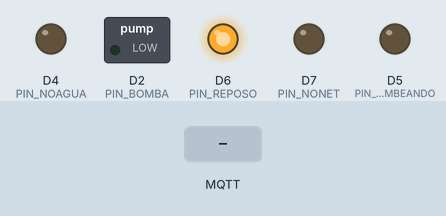
A sketch run on a simulated ESP8266 (NodeMCU). Parts: switched loads named in the sketch (green lamp = pin HIGH), output pins drawn as LEDs (lit = HIGH). The inputs (shaded band) are chosen by the test bench. WiFi joins after 1.5 s; servers stay silent unless stated; no MQTT or app messages arrive unless stated.

Above: at 2.7 s.
2.8 s: MQTT message "cisterna/watchdog" arrives on the second subscribed topic
At 3.3 s:
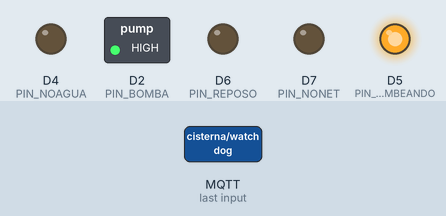
4.3 s: MQTT message "cisterna/watchdog" arrives on the third subscribed topic
At 5.5 s:
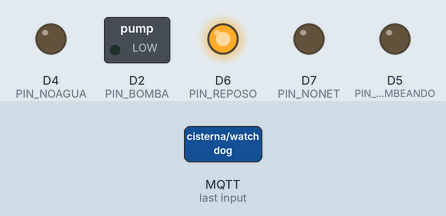
5.8 s: MQTT message "cisterna/bomba/on" arrives on the second subscribed topic
At 6.7 s:
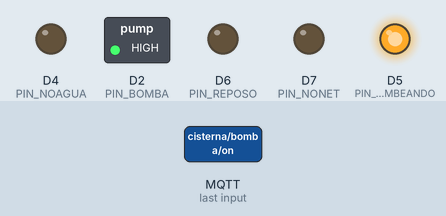
Timing chart, 0 to 8.8 s (numbered marks = the images above; inputs shaded):
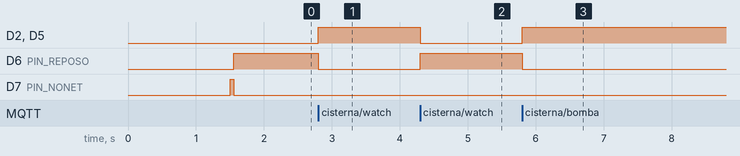

Measured:
- after the input at 2.8 s, D2 (PIN_BOMBA), D5 (PIN_BOMBEANDO): LOW → HIGH at once; D6 (PIN_REPOSO): HIGH → LOW at once
- after the input at 4.3 s, D2 (PIN_BOMBA), D5 (PIN_BOMBEANDO): HIGH → LOW at once; D6 (PIN_REPOSO): LOW → HIGH at once
- after the input at 5.8 s, D2 (PIN_BOMBA), D5 (PIN_BOMBEANDO): LOW → HIGH at once; D6 (PIN_REPOSO): HIGH → LOW at once

The sketch:

main.ino
```cpp
//***********************************//
//Modulo temporizador para pileta    //
//                                   //
//Matias Pierdominici                //
//mpierdominici@itba.edu.ar          //
//***********************************//
#include <ESP8266WiFi.h>
#include <PubSubClient.h>
#include "Fsm.h"
#include <CircularBuffer.h>

//#define DEBUGG
#define SEC_TO_MILISEC(x) ((x)*1000)
//*********Pines***********
#define PIN_BOMBA D2
#define PIN_REPOSO D6
#define PIN_BOMBEANDO D5
#define PIN_NOAGUA D4
#define PIN_NONET D7

#define PIN_NIVEL D8

#define SAMPLE_NUMBER 30
#define SAMPLE_TIME 10 //timepo en ms
//*********end Pines*******

//****Eventos y estados de la fsm
typedef enum
{
    REPOSO,
    SIN_AGUA,
    BOMBEANDO,
    NO_NET
} estados_t;

typedef enum
{
    ENCENDER_BOMBA,
    APAGAR_BOMBA,
    TIME_OUT,
    NO_AGUA,
    NET_ERROR,
    RESET
} eventos_t;

char stateString[4][10]={"Reposo","Sin Agua","Bombeando","No net"};

CircularBuffer<eventos_t,20> eventList;
//******  Creo los estados y la maquina de estados
State stateReposo(&onEnterReposo, NULL,&onExitReposo);//(enter,during,exit)
State stateSinAgua(&onSinAgua, NULL,&onExitSinAgua);
State stateBombeando(&onBombeando, NULL,&onExitBombeando);
State stateNoNet(&onNoNet, NULL,&onExitNoNet);
Fsm fsm(&stateReposo);
estados_t currentState=REPOSO;
//***************************************************
// mqtt_client.publish("power/vrms",temData.c_str());
void onEnterReposo(){
  currentState=REPOSO;
  digitalWrite(PIN_REPOSO,HIGH);
  debug_message("Estoi en reposo",true);
}
void onSinAgua(){
  currentState=SIN_AGUA;
  digitalWrite(PIN_NOAGUA,HIGH);
  debug_message("Estoi en sin agua",true);
}
void onBombeando(){
  currentState=BOMBEANDO;
  digitalWrite(PIN_BOMBEANDO,HIGH);
  debug_message("Estoi en bombeando",true);
}
void onNoNet(){
  currentState=NO_NET;
  digitalWrite(PIN_NONET,HIGH);
  debug_message("Estoi en no net",true);
}

void onExitReposo(){
  digitalWrite(PIN_REPOSO,LOW);
}
void onExitSinAgua(){
  digitalWrite(PIN_NOAGUA,LOW);
}
void onExitBombeando(){
  digitalWrite(PIN_BOMBEANDO,LOW);
}
void onExitNoNet(){
  digitalWrite(PIN_NONET,LOW);
}

void transicionEncenderBomba()
{
  debug_message("Prendo la bomba",true);
  digitalWrite(PIN_BOMBA,HIGH);
}
void transicionApagarBomba()
{
  debug_message("Apago la bomba",true);
  digitalWrite(PIN_BOMBA,LOW);
}

void transicionNoAgua()
{
  transicionApagarBomba();
  debug_message("Prendo led no agua",true);
}

void transicionNoAgua2Reposo()
{
  debug_message("Apago led no agua",true);
}
void transicionNoAgua2NoNet()
{
  debug_message("Apago led no agua",true);
  debug_message("Prendo led net error",true);
}
void transicionBombeando2NoNet()
{
  transicionApagarBomba();
  debug_message("Prendo led net error",true);
}
void transicionNoNet2Reposo()
{
  debug_message("Apago led net error",true);
}
void transicionReposo2NoNet()
{
  debug_message("Prendo led net error",true);
}

class myTimer
{
  public:
  myTimer(unsigned int seconds=0);
  bool timeOver(void);
  void setNewTime(unsigned long seconds_);
  void showInfo();

  unsigned long seconds;
  unsigned long startTime;
  void resetTimer(void);

};
myTimer watchDogTimer(90);//pongo el watch dog en 90 seugndos


class waterBomb
{
  public:
  waterBomb(unsigned int pin_);
  void onn(){digitalWrite(pin,HIGH);};
  void off(){digitalWrite(pin,LOW);};
  private:
  unsigned int pin;

};


myTimer time2checkBomba(2);
char * ssid ="WIFI Pier";
char * pass ="pagle736pagle";
unsigned int mqttPort=1883;

const char MqttUser[]="cisternaBox";
const char MqttPassword[]="1234";
const char MqttClientID[]="cisterna";

IPAddress mqttServer(192,168,0,116);

WiFiClient wclient;
PubSubClient mqtt_client(wclient);


void callback(char* topic, byte* payload, unsigned int length);
void  debug_message (char * string, bool newLine)
{
#ifdef DEBUGG
  if(string !=NULL)
  {
    if (!newLine)
    {
      Serial.print(string);
    }else
    {
      Serial.println(string);
    }
  }
  #endif
}

void setUpWifi(char * ssid, char * pass)
{
  String ip;
  debug_message(" ",true);
  debug_message(" ",true);
  debug_message("Conectandose a: ",false);
  debug_message(ssid,true);

  WiFi.begin(ssid,pass);

  while(WiFi.status() != WL_CONNECTED)
  {
    delay(500);
    debug_message(".",false);
  }
  debug_message(" ",true);
  debug_message("Coneccion realizada",true);
  debug_message("La ip es: ",false);
  ip=WiFi.localIP().toString();
  debug_message((char *)ip.c_str(),true);
}

void setUpMqtt(void)
{
  mqtt_client.setServer(mqttServer,mqttPort);
  mqtt_client.setCallback(callback);
}


void callback(char* topic, byte* payload, unsigned int length)
{
  int tiempo=0;
  payload[length]='\n';
  String message((char *)payload);
  debug_message("Llego un mensage, topic:",false);
  debug_message(topic,false);
  debug_message(", payload : ",false);
  debug_message((char *)payload,true);

  if(!strcmp(topic,"cisterna/watchdog"))
  {
   watchDogTimer.resetTimer();
    //debug_message("LLEGO MENSAJE PARA DETENER LA BOMBA",true);

  }else if(!strcmp(topic,"cisterna/bomba/on")){
    eventList.push(ENCENDER_BOMBA);
    time2checkBomba.resetTimer();
  }else if(!strcmp(topic,"cisterna/bomba/off")){
    eventList.push(APAGAR_BOMBA);
  }else if(!strcmp(topic,"cisterna/state")){
    mqtt_client.publish("cisterna/state/res",stateString[currentState]);//devuelvo el estado actual
  }else if(!strcmp(topic,"cisterna/reset")){
    eventList.push(RESET);
  }

}

void reconnect()
{
  while(!mqtt_client.connected())
  {
    debug_message("Intentando conectar al servidor MQTT",true);
    if (mqtt_client.connect(MqttClientID,MqttUser,MqttPassword))
      {
            debug_message("conectado",true);


            // ...suscrivirse a topicos
            mqtt_client.subscribe("cisterna/watchdog");
            mqtt_client.subscribe("cisterna/bomba/on");
            mqtt_client.subscribe("cisterna/bomba/off");
            mqtt_client.subscribe("cisterna/state");
            mqtt_client.subscribe("cisterna/reset");


      }
      else
      {
        debug_message("intentando conetarse al broker",true);
        delay(3000);
      }
  }
}

void setup() {
  Serial.begin(9600);
  setUpWifi(ssid,pass);
  setUpMqtt();
  pinMode(PIN_BOMBA,OUTPUT);
  pinMode(PIN_REPOSO,OUTPUT);
  pinMode(PIN_BOMBEANDO,OUTPUT);
  pinMode(PIN_NOAGUA,OUTPUT);
  pinMode(PIN_NONET,OUTPUT);
  pinMode(PIN_NIVEL,INPUT);

//********Armado de las trancisiciones de la fsm *************************************************
  fsm.add_transition(&stateReposo, &stateBombeando,ENCENDER_BOMBA,&transicionEncenderBomba);
  fsm.add_transition(&stateBombeando, &stateReposo,TIME_OUT,&transicionApagarBomba);
  fsm.add_transition(&stateBombeando, &stateReposo,APAGAR_BOMBA,&transicionApagarBomba);
  fsm.add_transition(&stateBombeando, &stateSinAgua,NO_AGUA,&transicionNoAgua);
  fsm.add_transition(&stateSinAgua, &stateReposo,RESET,&transicionNoAgua2Reposo);

  fsm.add_transition(&stateSinAgua, &stateNoNet,NET_ERROR,&transicionNoAgua2NoNet);
  fsm.add_transition(&stateBombeando, &stateNoNet,NET_ERROR,&transicionBombeando2NoNet);
  fsm.add_transition(&stateNoNet,&stateReposo,RESET,&transicionNoNet2Reposo);
  fsm.add_transition(&stateReposo, &stateNoNet,NET_ERROR,&transicionReposo2NoNet);
//************************************************************************************************
  fsm.run_machine();
}


int bombCounterEvent=0;
void loop() {
  if (!mqtt_client.connected())
  {
      fsm.trigger(NET_ERROR);
      fsm.run_machine();
      eventList.clear();
      reconnect();

 }else if(currentState==NO_NET){
  fsm.trigger(RESET);
  fsm.run_machine();
 }
 mqtt_client.loop();

 if(currentState==BOMBEANDO){
    if(watchDogTimer.timeOver()){
        eventList.push(TIME_OUT);
    }
    if(time2checkBomba.timeOver()){
      bombCounterEvent=0;
      time2checkBomba. resetTimer();
      //for(int i=0;i<SAMPLE_NUMBER;i++){
       // if(digitalRead(PIN_NIVEL)){
        //  bombCounterEvent++;
       // }
        //delay(SAMPLE_TIME);
     // }
      //if(bombCounterEvent==0){
        //eventList.push(NO_AGUA);
      //}
    }
 }
 if(!eventList.isEmpty()){
  debug_message("hay evento",true);
  fsm.trigger(eventList.pop());
  fsm.run_machine();

 }


}


//***********************TIMER**********************************


myTimer::myTimer(unsigned int seconds)
{
  setNewTime(seconds);
}

//timeOver
//devuelve true si ya paso el tiempo seteado,
//caso contrario devuelve false
//
bool myTimer::timeOver(void)
{
  if((millis())>startTime)
  {
    //resetTimer();//time over reseteal el timer se lo sque
    return true;
  }
  else
  {
    return false;
  }
}

void myTimer::resetTimer(void)
{
  unsigned long temp=seconds+millis();

  startTime=temp;
  //Serial.print("se llamo a rest timer con: ");
  //Serial.println(startTime);
}

void  myTimer::setNewTime(unsigned long seconds_)
{
  unsigned long temp=1000*seconds_;
  //Serial.println(temp);
  seconds=temp;

  //Serial.print("s seteo un timer cada: ");
  //Serial.print(seconds_);
  //Serial.print(" se registro un tirmpo de: ");
  //Serial.println(seconds/1000);
  resetTimer();

}

void myTimer::showInfo()
{
  //Serial.println(startTime);
  unsigned long dif=startTime-millis();
  //Serial.print("Remaining time (seconds):");
  //Serial.println(dif/1000);
  //Serial.println(startTime);
  //Serial.println(millis());
  //Serial.println(seconds/1000);
}

//*********************BOMBA DE AGUA********************

waterBomb::waterBomb(unsigned int pin_)
{
  pin=pin_;
  pinMode(pin,OUTPUT);
  off();
}
```
